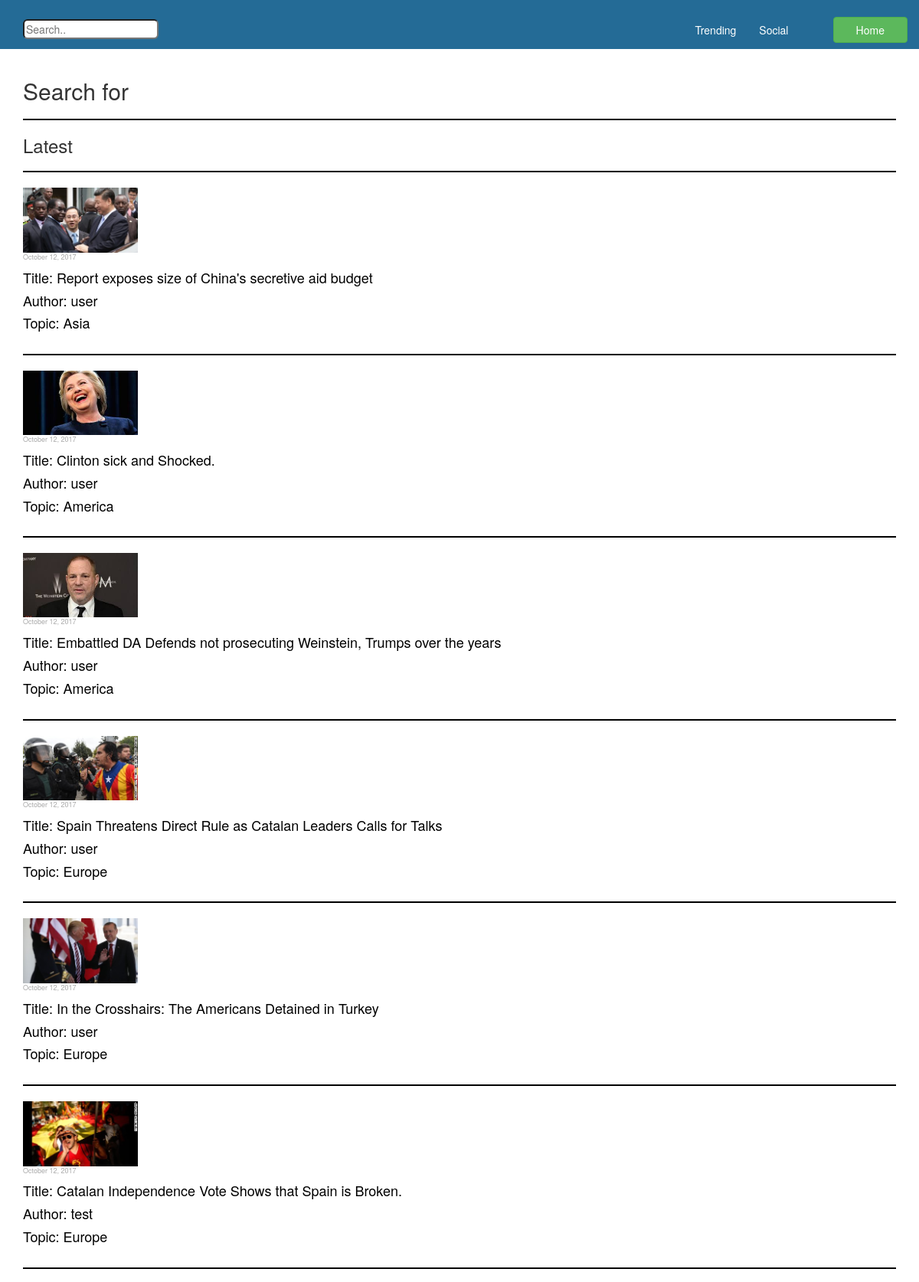
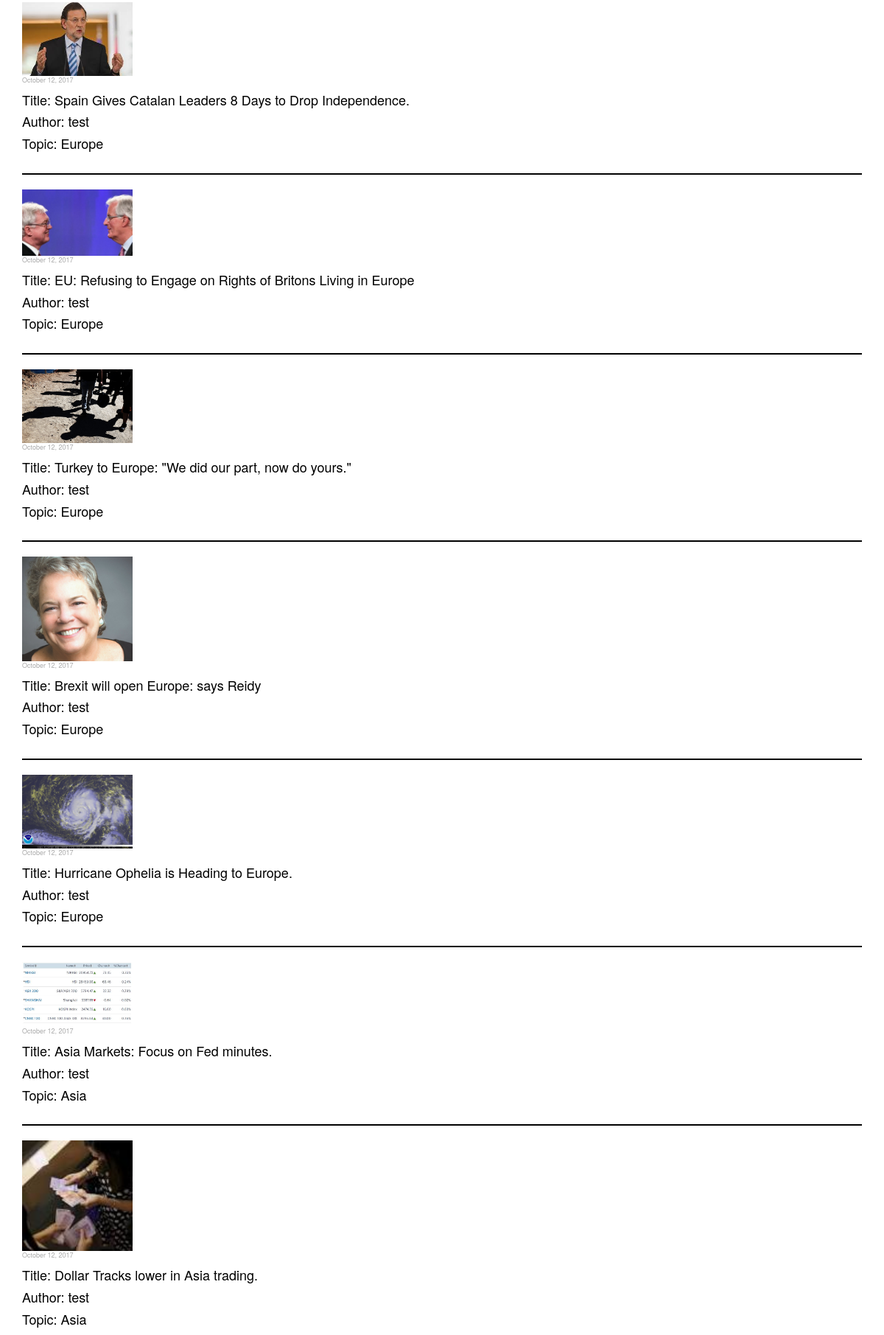
The page /webapp/search.php (upper part) on the database its author committed (2 pictures, top to bottom).
### tables this page shows
CREATE TABLE `articles` (
  `article_id` int(11) NOT NULL,
  `title` longtext NOT NULL,
  `content` longtext NOT NULL,
  `date` date NOT NULL,
  `user_id` int(11) NOT NULL,
  `image` varchar(5000) NOT NULL,
  `topic` enum('Social','America','Asia','Europe','Middle Eastern','Australia') NOT NULL
);

CREATE TABLE `user` (
  `user_id` int(11) NOT NULL,
  `username` varchar(1000) NOT NULL,
  `email` varchar(1000) NOT NULL,
  `password` varchar(100) NOT NULL
);

### webapp/search.php (the view, shortened to what this page needs)
<?php
require("sql_connect.php");
$name = $_GET['index'];
$query = "SELECT *
        FROM articles
        INNER JOIN user
        ON articles.user_id = user.user_id
        WHERE title LIKE '%{$name}%'
        OR topic LIKE '%{$name}%'
        OR user.username LIKE '%{$name}%'
        OR content LIKE '%{$name}%'
        ";
        $ret = mysqli_query($db, $query);
?>
<html>
<head>
<link rel = "stylesheet" href = "bootstrap/css/bootstrap.css">
<link rel = "stylesheet" type = "text/css" href="style.css">
</head>
<body>
<header>
    <nav class = "nav navbar-default-top2">
         <div class="container-fluid">
                <form action = "home.php" method = "POST">
                        <div class="col-md-2" style = "margin-top: 25px;">
                             <input type="text" name="search" placeholder="Search.." style = "border-radius: 6px;">
                        </div>
                    </form>
                         <div class = "col-md-offset-9">
                            <ul class = "nav navbar-nav">
                                <li><a href= "Trending.php">Trending</a></li>
                                <li><a href= "social.php">Social</a></li>
                            </ul>
                    </div>
                <div class="col-md-offset-11">
                    <a href = "home.php"><button type="button" class="btn btn-success" style="margin-top: 8px;">Home</button> </a>
                </div>
            </div>
    </nav>
</header>
<div class = "container" id = "mainContainer">
    <div class = "mainHeader">
        <h2 style = "margin-top: 30px;;">Search for <?php echo $name ?></h2>
        <hr style="border: solid black 1px;">
        <h3>Latest</h3>
        <hr style="border: solid black 1px;">
</div>
    <?php
        while($row = mysqli_fetch_assoc($ret)){
            $temp = strtotime($row['date']);
            $saveDate = date("F j, Y", $temp);
            echo"
                <div class = 'row'>
                    <div class = 'col-md-7'>
                        <a href = 'article.php?artID={$row['article_id']}'><img src='{$row['image']}' style = 'width:150px;'></a>
                        <p style = 'font-size: 9px; color: darkgray'>{$saveDate}</p>
                        <h4 style = 'color:black';>Title: {$row['title']}</h4>
                        <h4 style = 'color:black';>Author: {$row['username']}</h4>
                        <h4 style = 'color:black';>Topic: {$row['topic']}</h4>
                    </div>
                </div>
                <hr style='border: solid black 1px;'>
            ";
        }
    ?>
</body>
</html>

### webapp/style.css (style rules this page uses)
p { color: black; }
.navbar-default-top2 { background-color: #246b96; position: fixed; top: 0; width: 100%; z-index: 100; }
.navbar-nav > li >a { color: white; transition-duration: 0.4s; }
.btn { width: 100%; }
#mainContainer { margin-top: 50px; }

### rows shown on the page
articles: image (picture), date "October 12, 2017", title "Report exposes size of China's secretive aid budget", user.username "user", topic "Asia"
articles: image (picture), date "October 12, 2017", title "Clinton sick and Shocked.", user.username "user", topic "America"
articles: image (picture), date "October 12, 2017", title "Embattled DA Defends not prosecuting Weinstein, Trumps over the years", user.username "user", topic "America"
articles: image (picture), date "October 12, 2017", title "Spain Threatens Direct Rule as Catalan Leaders Calls for Talks", user.username "user", topic "Europe"
articles: image (picture), date "October 12, 2017", title "In the Crosshairs: The Americans Detained in Turkey", user.username "user", topic "Europe"
articles: image (picture), date "October 12, 2017", title "Catalan Independence Vote Shows that Spain is Broken.", user.username "test", topic "Europe"
articles: image (picture), date "October 12, 2017", title "Spain Gives Catalan Leaders 8 Days to Drop Independence.", user.username "test", topic "Europe"
articles: image (picture), date "October 12, 2017", title "EU: Refusing to Engage on Rights of Britons Living in Europe", user.username "test", topic "Europe"
articles: image (picture), date "October 12, 2017", title "Turkey to Europe: \"We did our part, now do yours.\"", user.username "test", topic "Europe"
articles: image (picture), date "October 12, 2017", title "Brexit will open Europe: says Reidy", user.username "test", topic "Europe"
articles: image (picture), date "October 12, 2017", title "Hurricane Ophelia is Heading to Europe.", user.username "test", topic "Europe"
articles: image (picture), date "October 12, 2017", title "Asia Markets: Focus on Fed minutes.", user.username "test", topic "Asia"
articles: image (picture), date "October 12, 2017", title "Dollar Tracks lower in Asia trading.", user.username "test", topic "Asia"
